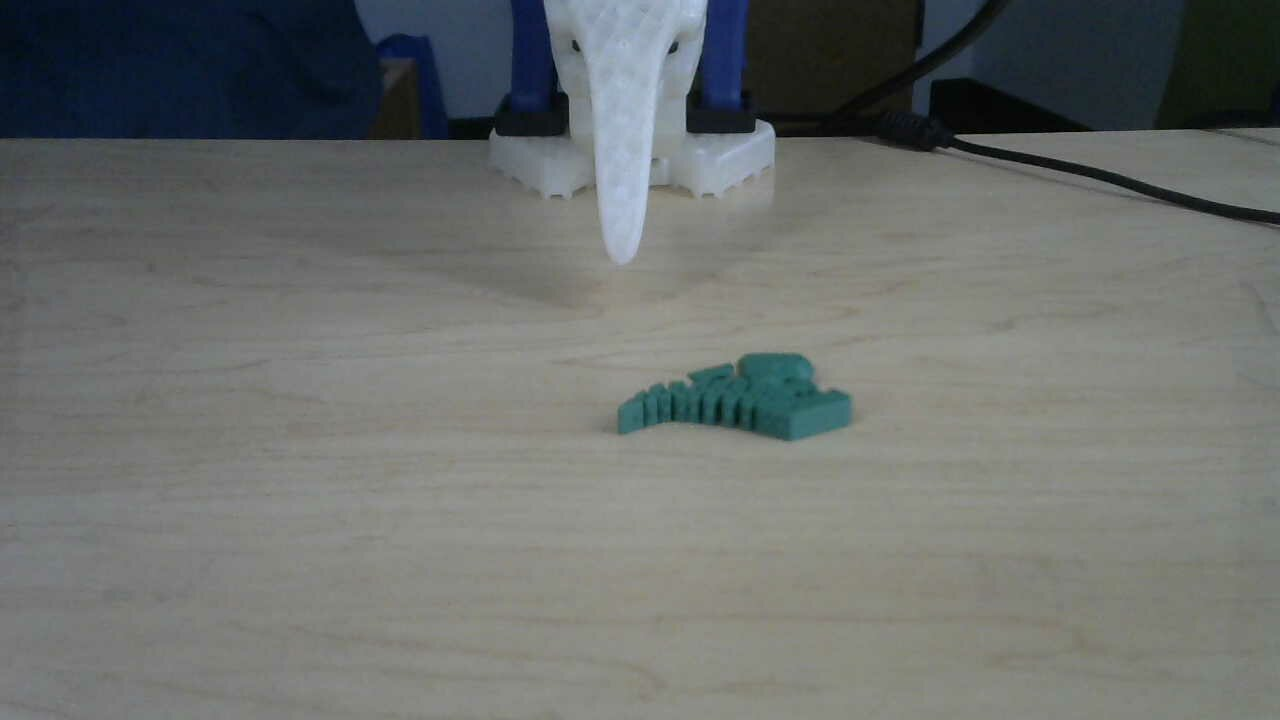
#> input picture dip/dim_lighting/side_dim.jpg, 1280 x 720 px
$ python gamma_enhancement.py
#> lines starting #> are read from the running program, lines starting #| are printed output that depends on the picture
#!/usr/bin/env python3
"""
Gamma correction-based enhancement for dim lighting conditions.

This script optimizes gamma correction parameters using ground truth images (side and side_dim)
and then applies the learned parameters to enhance dim images at inference time.
"""

import cv2
import numpy as np
from pathlib import Path
from typing import Dict


def apply_gamma_correction(image: np.ndarray, gamma: float = 1.0) -> np.ndarray:
    """
    Apply gamma correction to an image.

    Args:
        image: Input image (BGR)
        gamma: Gamma value (< 1 brightens, > 1 darkens)

    Returns:
        Gamma corrected image
    """
    # Normalize to [0, 1]
    img_norm = image / 255.0

    # Apply gamma correction
    img_gamma = np.power(img_norm, gamma)

    # Convert back to [0, 255]
    return (img_gamma * 255).astype(np.uint8)


def calculate_psnr(img1: np.ndarray, img2: np.ndarray) -> float:
    """Calculate PSNR between two images."""
    mse = np.mean((img1.astype(float) - img2.astype(float)) ** 2)
    if mse == 0:
        return float('inf')
    max_pixel = 255.0
    psnr = 20 * np.log10(max_pixel / np.sqrt(mse))
    return psnr


def calculate_ssim(img1: np.ndarray, img2: np.ndarray) -> float:
    """Calculate SSIM between two images (simplified version)."""
    # Convert to grayscale
    gray1 = cv2.cvtColor(img1, cv2.COLOR_BGR2GRAY)
    gray2 = cv2.cvtColor(img2, cv2.COLOR_BGR2GRAY)

    # Calculate mean
    mu1 = cv2.GaussianBlur(gray1, (11, 11), 1.5)
    mu2 = cv2.GaussianBlur(gray2, (11, 11), 1.5)

    mu1_sq = mu1 * mu1
    mu2_sq = mu2 * mu2
    mu1_mu2 = mu1 * mu2

    sigma1_sq = cv2.GaussianBlur(gray1 * gray1, (11, 11), 1.5) - mu1_sq
    sigma2_sq = cv2.GaussianBlur(gray2 * gray2, (11, 11), 1.5) - mu2_sq
    sigma12 = cv2.GaussianBlur(gray1 * gray2, (11, 11), 1.5) - mu1_mu2

    C1 = (0.01 * 255) ** 2
    C2 = (0.03 * 255) ** 2

    ssim_map = ((2 * mu1_mu2 + C1) * (2 * sigma12 + C2)) / \
               ((mu1_sq + mu2_sq + C1) * (sigma1_sq + sigma2_sq + C2))

    return float(np.mean(ssim_map))


def optimize_gamma_parameters(dim_image: np.ndarray, ground_truth: np.ndarray) -> Dict:
    """
    Optimize gamma correction parameter to make dim_image look like ground_truth.

    Args:
        dim_image: The dim input image
        ground_truth: The ground truth well-lit image

    Returns:
        Dictionary with best parameters and metrics
    """
    best_psnr = 0
    best_params = {}

    # Grid search over gamma values
    # Values < 1 brighten the image, values > 1 darken it
    gamma_values = [0.3, 0.4, 0.5, 0.6, 0.7, 0.8, 0.9, 1.0, 1.1, 1.2, 1.3, 1.4, 1.5]

    print("Optimizing gamma correction parameters...")
    print(f"Testing {len(gamma_values)} gamma values")

    for gamma in gamma_values:
        # Apply gamma correction with current parameter
        enhanced = apply_gamma_correction(dim_image, gamma)

        # Calculate metrics
        psnr = calculate_psnr(enhanced, ground_truth)
        ssim = calculate_ssim(enhanced, ground_truth)

        # Update best parameters
        if psnr > best_psnr:
            best_psnr = psnr
            best_params = {
                'gamma': gamma,
                'psnr': psnr,
                'ssim': ssim
            }
            print(f"  New best: gamma={gamma:.2f}, PSNR={psnr:.2f}, SSIM={ssim:.4f}")

    return best_params


def main():
    """Main function to optimize and apply gamma correction."""
    # Set up paths
    data_dir = Path(__file__).parent
    output_dir = data_dir / "output"
    output_dir.mkdir(exist_ok=True)

    side_dim_path = data_dir / "side_dim.jpg"
    side_path = data_dir / "side.jpg"
    front_dim_path = data_dir / "front_dim.jpg"
    front_path = data_dir / "front.jpg"

    # Load images
    print("Loading images...")
    side_dim = cv2.imread(str(side_dim_path))
#> side_dim is the input picture: shape (720, 1280, 3); mean B, G, R 109.1, 111.1, 107.5
    side = cv2.imread(str(side_path))
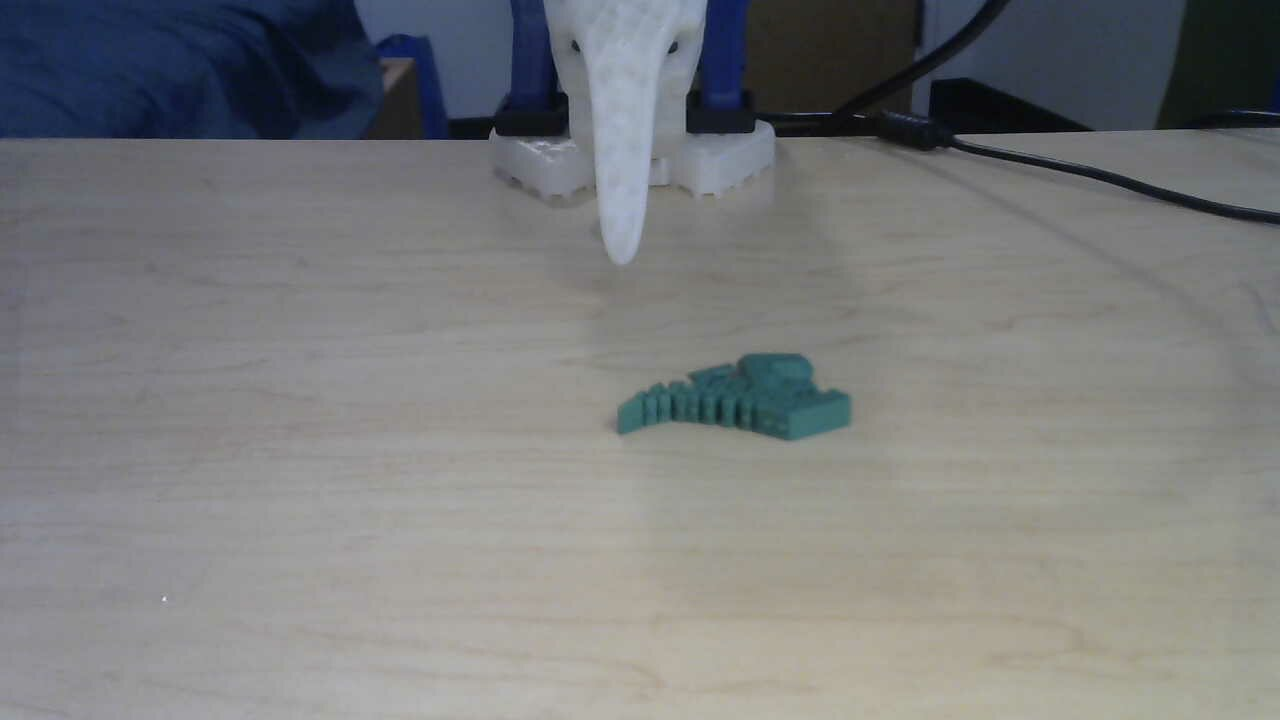
#> input picture dip/dim_lighting/side.jpg, 1280 x 720 px
#> side is the input picture: shape (720, 1280, 3); mean B, G, R 124.2, 123.5, 122
    front_dim = cv2.imread(str(front_dim_path))
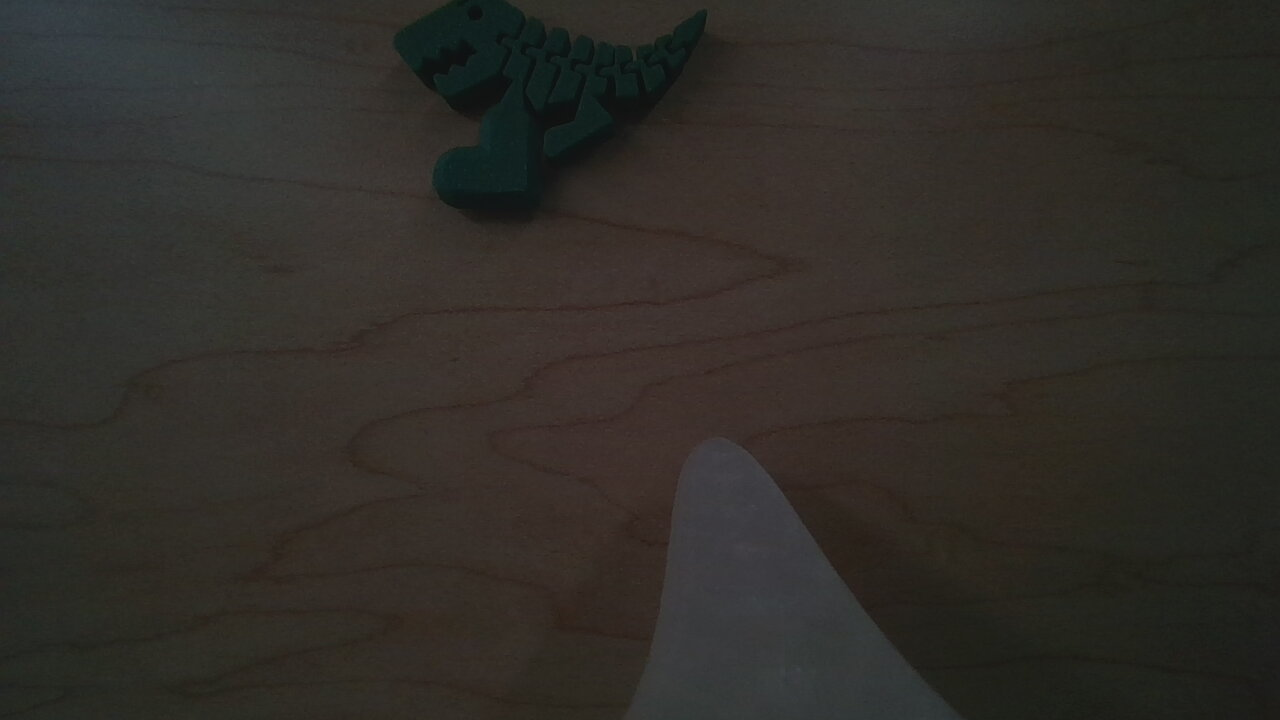
#> input picture dip/dim_lighting/front_dim.jpg, 1280 x 720 px
#> front_dim is the input picture: shape (720, 1280, 3); mean B, G, R 40.1, 44.8, 47.6
    front = cv2.imread(str(front_path))
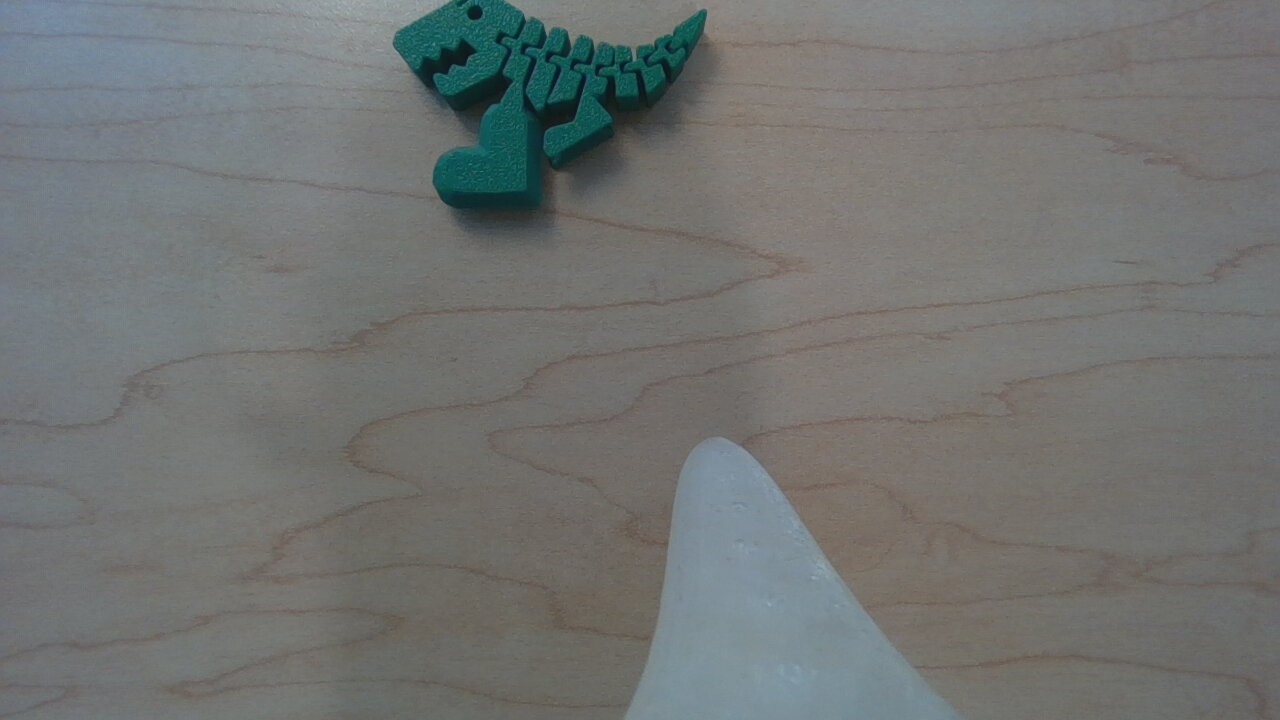
#> input picture dip/dim_lighting/front.jpg, 1280 x 720 px
#> front is the input picture: shape (720, 1280, 3); mean B, G, R 113.7, 115.3, 112.8

    if side_dim is None or side is None:
        raise FileNotFoundError("Could not load side_dim.jpg or side.jpg")
    if front_dim is None or front is None:
        raise FileNotFoundError("Could not load front_dim.jpg or front.jpg")

    print(f"side_dim shape: {side_dim.shape}")
#| side_dim shape: (720, 1280, 3)
    print(f"side shape: {side.shape}")
#| side shape: (720, 1280, 3)
    print(f"front_dim shape: {front_dim.shape}")
#| front_dim shape: (720, 1280, 3)
    print(f"front shape: {front.shape}")
#| front shape: (720, 1280, 3)

    # Dictionary to store all parameters
    all_params = {}

    # Optimize parameters for SIDE camera
    print("\n" + "="*60)
    print("OPTIMIZING GAMMA CORRECTION FOR SIDE CAMERA")
    print("="*60)
    side_params = optimize_gamma_parameters(side_dim, side)
#> the loop in optimize_gamma_parameters, `for gamma in gamma_values:` made 13 passes
#> (mse in calculate_psnr, psnr, ssim, best_psnr, best_params) on passes 1 to 6: (5018.4, 11.13, 2.56, 11.13, {'gamma': 0.3, 'psnr': 11.13, 'ssim': 2.56}), (3005.7, 13.35, 2.34, 13.35, {'gamma': 0.4, 'psnr': 13.35, 'ssim': 2.34}), (1680.2, 15.88, 2.38, 15.88, {'gamma': 0.5, 'psnr': 15.88, 'ssim': 2.38}), (859.9, 18.79, 2.42, 18.79, {'gamma': 0.6, 'psnr': 18.79, 'ssim': 2.42}), (403.7, 22.07, 2.62, 22.07, {'gamma': 0.7, 'psnr': 22.07, 'ssim': 2.62}), (221.3, 24.68, 2.79, 24.68, {'gamma': 0.8, 'psnr': 24.68, 'ssim': 2.79})
#> (mse in calculate_psnr, psnr, ssim) on passes 7 to 12: (246.2, 24.22, 2.97), (412.5, 21.98, 2.8), (724.5, 19.53, 2.98), (1114.3, 17.66, 2.67), (1573.1, 16.16, 2.52), (2075.7, 14.96, 2.46)
#|   New best: gamma=0.30, PSNR=11.13, SSIM=2.5597
#|   New best: gamma=0.40, PSNR=13.35, SSIM=2.3397
#|   New best: gamma=0.50, PSNR=15.88, SSIM=2.3782
#|   New best: gamma=0.60, PSNR=18.79, SSIM=2.4170
#|   New best: gamma=0.70, PSNR=22.07, SSIM=2.6213
#|   New best: gamma=0.80, PSNR=24.68, SSIM=2.7928
#> after the loop in optimize_gamma_parameters, `for gamma in gamma_values:`: best_psnr = 24.68
#> side_params = {'gamma': 0.8, 'psnr': 24.68, 'ssim': 2.79}

    print("\n" + "="*60)
    print("BEST SIDE CAMERA PARAMETERS:")
    print("="*60)
    print(f"Gamma: {side_params['gamma']:.2f}")
#| Gamma: 0.80
    print(f"PSNR: {side_params['psnr']:.2f} dB")
#| PSNR: 24.68 dB
    print(f"SSIM: {side_params['ssim']:.4f}")
#| SSIM: 2.7928

    all_params['side'] = {
        'gamma': side_params['gamma'],
        'psnr': side_params['psnr'],
        'ssim': side_params['ssim']
    }

    # Optimize parameters for FRONT camera
    print("\n" + "="*60)
    print("OPTIMIZING GAMMA CORRECTION FOR FRONT CAMERA")
    print("="*60)
    front_params = optimize_gamma_parameters(front_dim, front)
#> the loop in optimize_gamma_parameters (call 2), `for gamma in gamma_values:` made 13 passes
#> (mse in calculate_psnr, psnr, ssim, best_psnr, best_params) on passes 1 to 3: (1427.9, 16.58, 1.95, 16.58, {'gamma': 0.3, 'psnr': 16.58, 'ssim': 1.95}), (293.8, 23.45, 3.55, 23.45, {'gamma': 0.4, 'psnr': 23.45, 'ssim': 3.55}), (251.7, 24.12, 2.25, 24.12, {'gamma': 0.5, 'psnr': 24.12, 'ssim': 2.25})
#> (mse in calculate_psnr, psnr, ssim) on passes 4 to 9: (844, 18.87, 2.06), (1782.2, 15.62, 1.99), (2877.7, 13.54, 1.91), (4015.6, 12.09, 2.11), (5054.4, 11.09, 2.13), (6164.1, 10.23, 2.06)
#|   New best: gamma=0.30, PSNR=16.58, SSIM=1.9484
#|   New best: gamma=0.40, PSNR=23.45, SSIM=3.5474
#|   New best: gamma=0.50, PSNR=24.12, SSIM=2.2521
#> after the loop in optimize_gamma_parameters (call 2), `for gamma in gamma_values:`:
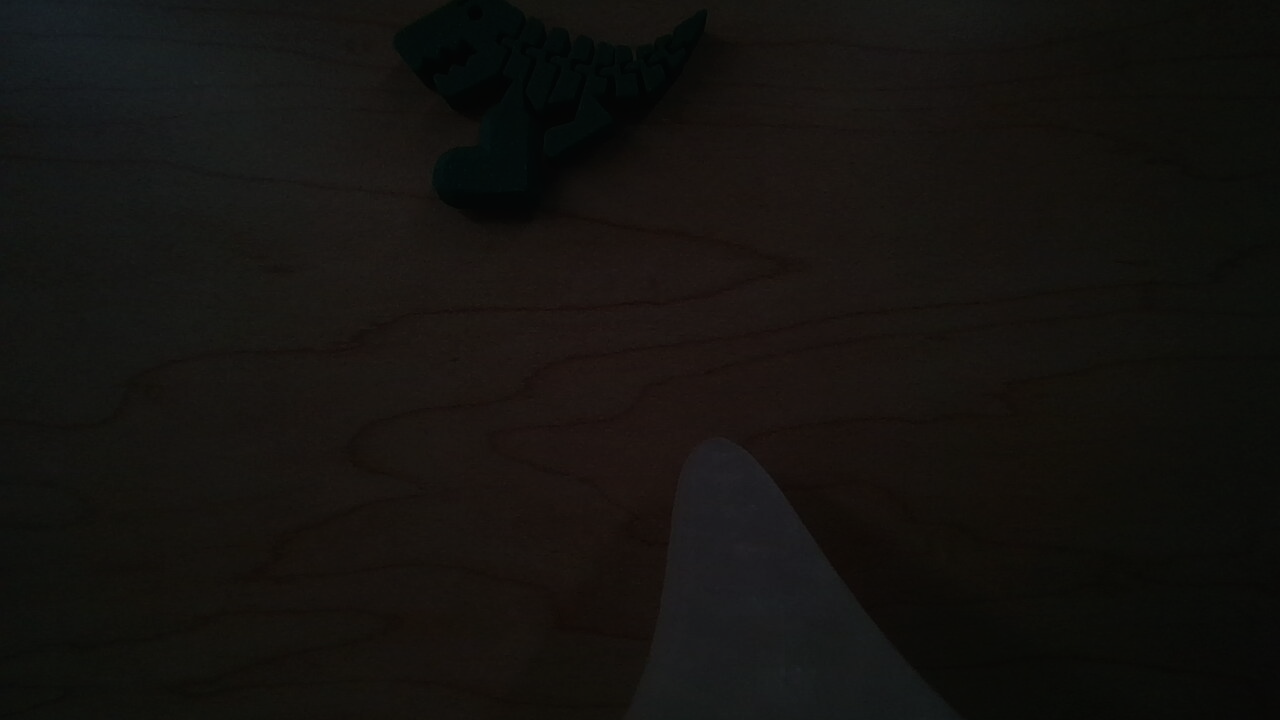
#> enhanced: shape (720, 1280, 3); mean B, G, R 15.7, 18.5, 20.5
#> after the loop in optimize_gamma_parameters (call 2), `for gamma in gamma_values:`: best_psnr = 24.12
#> front_params = {'gamma': 0.5, 'psnr': 24.12, 'ssim': 2.25}

    print("\n" + "="*60)
    print("BEST FRONT CAMERA PARAMETERS:")
    print("="*60)
    print(f"Gamma: {front_params['gamma']:.2f}")
#| Gamma: 0.50
    print(f"PSNR: {front_params['psnr']:.2f} dB")
#| PSNR: 24.12 dB
    print(f"SSIM: {front_params['ssim']:.4f}")
#| SSIM: 2.2521

    all_params['front'] = {
        'gamma': front_params['gamma'],
        'psnr': front_params['psnr'],
        'ssim': front_params['ssim']
    }

    # Save all parameters to JSON
    import json
    params_file = output_dir / "gamma_params.json"
    with open(params_file, 'w') as f:
        json.dump(all_params, f, indent=2)
    print(f"\nAll parameters saved to: {params_file}")

    # Apply optimized parameters
    print("\n" + "="*60)
    print("APPLYING GAMMA CORRECTION TO IMAGES")
    print("="*60)

    # Apply to side camera
    side_enhanced = apply_gamma_correction(
        side_dim,
        gamma=side_params['gamma']
    )
    output_path = output_dir / "side_dim_gamma_enhanced.jpg"
    cv2.imwrite(str(output_path), side_enhanced)
    print(f"Enhanced side image saved to: {output_path}")

    # Apply to front camera
    front_enhanced = apply_gamma_correction(
        front_dim,
        gamma=front_params['gamma']
    )
    front_output_path = output_dir / "front_dim_gamma_enhanced.jpg"
    cv2.imwrite(str(front_output_path), front_enhanced)
    print(f"Enhanced front image saved to: {front_output_path}")

    # Create comparison images
    print("\n" + "="*60)
    print("CREATING COMPARISON VISUALIZATIONS")
    print("="*60)

    # Side camera comparison
    comparison_side = np.hstack([side_dim, side_enhanced, side])
    comparison_path = output_dir / "comparison_side_gamma.jpg"
    cv2.imwrite(str(comparison_path), comparison_side)
    print(f"Side comparison saved to: {comparison_path}")
    print("  Layout: [Dim Lighting | Gamma Enhanced | Normal Lighting]")

    # Front camera comparison
    comparison_front = np.hstack([front_dim, front_enhanced, front])
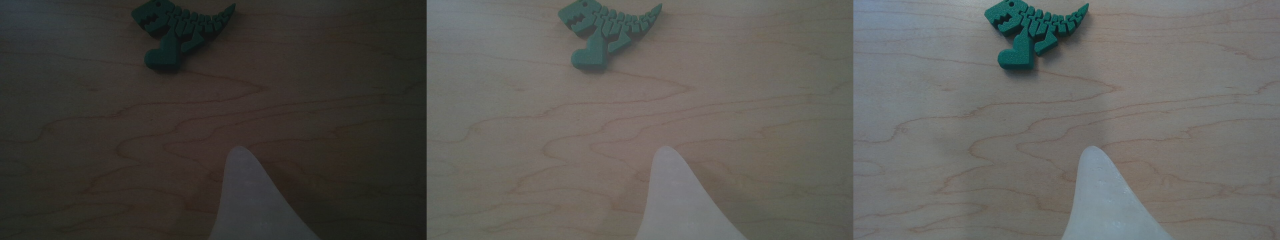
#> comparison_front: shape (720, 3840, 3) (shown at 1/3 size); mean B, G, R 84.6, 88.7, 89.8
    comparison_front_path = output_dir / "comparison_front_gamma.jpg"
    cv2.imwrite(str(comparison_front_path), comparison_front)
    print(f"Front comparison saved to: {comparison_front_path}")
    print("  Layout: [Dim Lighting | Gamma Enhanced | Normal Lighting]")

    print("\n" + "="*60)
    print("SUMMARY")
    print("="*60)
    print(f"Side Camera  - Gamma: {side_params['gamma']:.2f}, PSNR: {side_params['psnr']:.2f} dB, SSIM: {side_params['ssim']:.4f}")
#| Side Camera  - Gamma: 0.80, PSNR: 24.68 dB, SSIM: 2.7928
    print(f"Front Camera - Gamma: {front_params['gamma']:.2f}, PSNR: {front_params['psnr']:.2f} dB, SSIM: {front_params['ssim']:.4f}")
#| Front Camera - Gamma: 0.50, PSNR: 24.12 dB, SSIM: 2.2521

    print("\n" + "="*60)
    print("DONE!")
    print("="*60)
    print("\nAt inference time, use the saved camera-specific gamma values from gamma_params.json")
    print("to enhance dim images without needing ground truth.")


if __name__ == "__main__":
    main()
